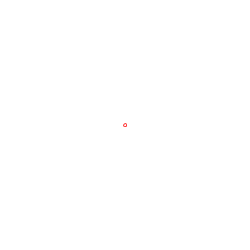
Frame 1 (no input)
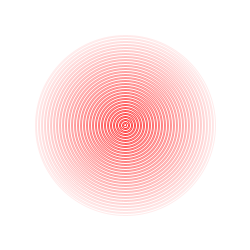
Frame 60 (the mouse pressed at the canvas centre just before this capture)
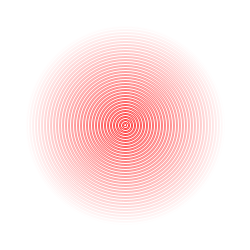
Frame 120 (the mouse held since frame 60 and released just before this capture)

The Processing sketch that drew these frames (run headless with seeded random() and noise(); from frame 60 on, the mouse is pressed at the canvas centre):

// Processing sketch: processing_19713
// ── processing_19713.pde

float x = 0.0;
float y = 0.0;

void setup(){
  size(250, 250);
  smooth();
  background(255);
}

void draw(){
  frameRate(60);
  x += 3;
  y = -x + 200;
  stroke(255, 0, 0, y);
  noFill();
  ellipse(125, 125, x, x);
  if (x > 360){
    x = 0;
  }
}
